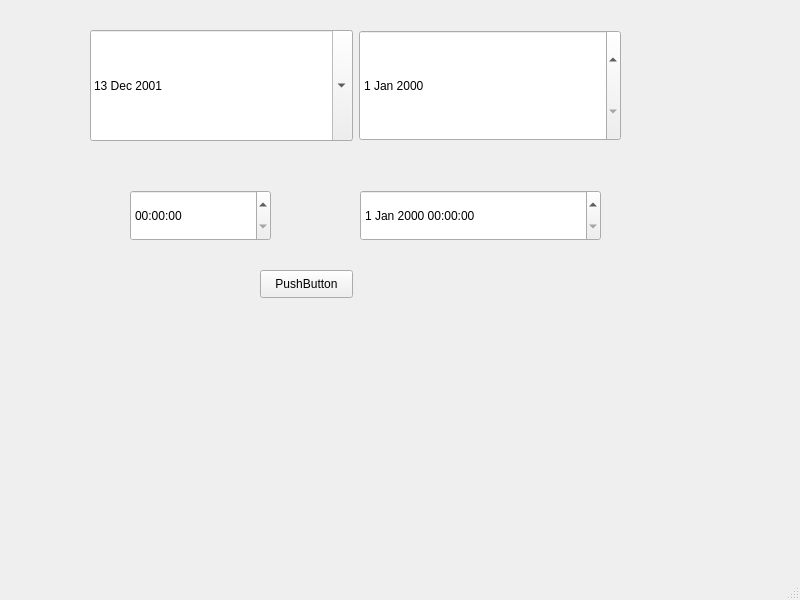
<?xml version="1.0" encoding="UTF-8"?>
<ui version="4.0">
 <class>MainWindow</class>
 <widget class="QMainWindow" name="MainWindow">
  <property name="geometry">
   <rect>
    <x>0</x>
    <y>0</y>
    <width>800</width>
    <height>600</height>
   </rect>
  </property>
  <property name="windowTitle">
   <string>MainWindow</string>
  </property>
  <widget class="QWidget" name="centralwidget">
   <widget class="QTimeEdit" name="timeEdit">
    <property name="geometry">
     <rect>
      <x>130</x>
      <y>190</y>
      <width>141</width>
      <height>51</height>
     </rect>
    </property>
   </widget>
   <widget class="QDateTimeEdit" name="dateTimeEdit">
    <property name="geometry">
     <rect>
      <x>360</x>
      <y>190</y>
      <width>241</width>
      <height>51</height>
     </rect>
    </property>
   </widget>
   <widget class="QPushButton" name="btnCalculate">
    <property name="geometry">
     <rect>
      <x>260</x>
      <y>270</y>
      <width>93</width>
      <height>28</height>
     </rect>
    </property>
    <property name="text">
     <string>PushButton</string>
    </property>
   </widget>
   <widget class="QWidget" name="">
    <property name="geometry">
     <rect>
      <x>90</x>
      <y>30</y>
      <width>531</width>
      <height>111</height>
     </rect>
    </property>
    <layout class="QHBoxLayout" name="horizontalLayout">
     <item>
      <widget class="QDateEdit" name="dateStart">
       <property name="sizePolicy">
        <sizepolicy hsizetype="Minimum" vsizetype="Preferred">
         <horstretch>0</horstretch>
         <verstretch>0</verstretch>
        </sizepolicy>
       </property>
       <property name="calendarPopup">
        <bool>true</bool>
       </property>
       <property name="date">
        <date>
         <year>2001</year>
         <month>12</month>
         <day>13</day>
        </date>
       </property>
      </widget>
     </item>
     <item>
      <spacer name="horizontalSpacer">
       <property name="orientation">
        <enum>Qt::Horizontal</enum>
       </property>
       <property name="sizeType">
        <enum>QSizePolicy::Minimum</enum>
       </property>
       <property name="sizeHint" stdset="0">
        <size>
         <width>0</width>
         <height>0</height>
        </size>
       </property>
      </spacer>
     </item>
     <item>
      <widget class="QDateEdit" name="dateEnd">
       <property name="sizePolicy">
        <sizepolicy hsizetype="Minimum" vsizetype="Preferred">
         <horstretch>0</horstretch>
         <verstretch>0</verstretch>
        </sizepolicy>
       </property>
      </widget>
     </item>
    </layout>
   </widget>
  </widget>
  <widget class="QMenuBar" name="menubar">
   <property name="geometry">
    <rect>
     <x>0</x>
     <y>0</y>
     <width>800</width>
     <height>26</height>
    </rect>
   </property>
  </widget>
  <widget class="QStatusBar" name="statusbar"/>
 </widget>
 <resources/>
 <connections/>
</ui>
